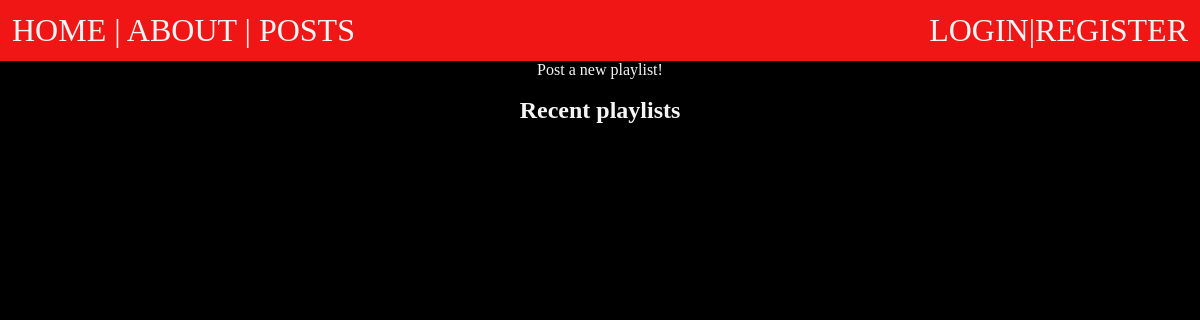
The app's page /posts/, older data.
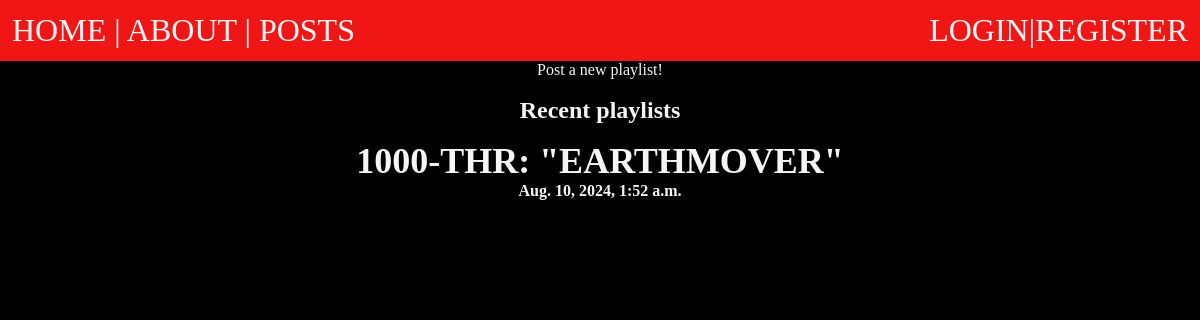
The same page, newer data.
### posts/models.py (models this page shows, shortened)
class Playlist(models.Model):
    title = models.CharField(max_length=50)
    caption = models.TextField()
    description = models.TextField(default="Why is this playlist awesome for this game?")
    banner = models.ImageField(default="fallback.jpg", blank=True, upload_to="playlistImages")
    playlistId = models.CharField(max_length=200, default = "")
    slug = models.SlugField()
    date = models.DateTimeField(auto_now_add=True)
    author = models.ForeignKey(User, on_delete=models.CASCADE, default = None)

### posts/views.py (the view)
# urls.py: path('', views.posts_list, name="list"),
def posts_list(request):
    return render(request, 'posts/posts_list.html', {'posts':Playlist.objects.all().order_by("-date")})

### posts/templates/posts/posts_list.html (shortened to what this page needs)
{% extends "post_layout.html" %}
{% load static %}
{% block content%}
<section>
    <h1> Recent playlists<h1>
    {% for post in posts%}
        <article class="post">
            <h2>
                <a href ={% url 'posts:page' slug=post.slug %} >{{post.title}} </a>
            </h2>
            <p> {{post.date}}</p>
        </article>
    {%endfor%}
</section>
{% endblock %}

### templates/post_layout.html
{% extends "layout.html"%}
{% load static %}
{% block cssLinks%}
    <link rel="stylesheet" href="{% static 'css/posts.css' %}">
    <link rel="stylesheet" href="{% static 'css/forms.css' %}">
{%endblock%}
{% block appLayout%}
    <a class="posts-app-layout" href = {% url "posts:new-post" %}> Post a  new playlist! </a>
    <br>
    <br>
{% endblock %}

### templates/layout.html (shortened to what this page needs)
<!DOCTYPE html>
{% load static %}
<html lang="en">
<head>
    <link rel="stylesheet" href="{% static 'css/layout.css' %}">
    {% block cssLinks %}
    {% endblock %}
</head>
<body>
    <nav>
        <a href = "/"> HOME </a> |
        <a href = "/about"> ABOUT </a> |
        <a href = "{% url 'posts:list'%}"> POSTS </a>
        {% if not user.is_authenticated %}
            <a class= "account-links" href = "{% url 'users:register'%}"> REGISTER </a>
            <p class= "account-links">|</p>
            <a class= "account-links" href = "{% url 'users:login'%}"> LOGIN </a>
        {% else %}
            <br>
            <form class = "layout-buttons" method = "post" action = "/users/logout/">
                {% csrf_token %}
                <input type = "submit" value = "Logout" title = "logout">
            </form>
        {% endif %}
    </nav>
    {% block appLayout%}
    {% endblock %}
    <main>
        {% block content %}{% endblock %}
    </main>
</body>
</html>

### static/css/layout.css (style rules this page uses)
* { margin:0; padding:0; box-sizing: border-box; }
.account-links { text-align: right; float:right; color:whitesmoke; font-size: 2rem; }
nav { background-color: #f01616; text-align: left; font-size: 2rem; padding: .75rem; font-family: fantasy; }
body { background-color: rgb(0, 0, 0); text-align: center; nav-down: auto; flex-flow:column; color: whitesmoke; }
p { font-size: medium; }
a { text-decoration: none; color: whitesmoke; }
main { background-position: 2cm; }
h1,p { text-align: center; }

### static/css/posts.css (style rules this page uses)
.post { padding-top: 1rem; }

Row changes from the older to the newer data that the page shows:
added Playlist: title "1000-THR: \"EARTHMOVER\"", date "Aug. 10, 2024, 1:52 a.m."
